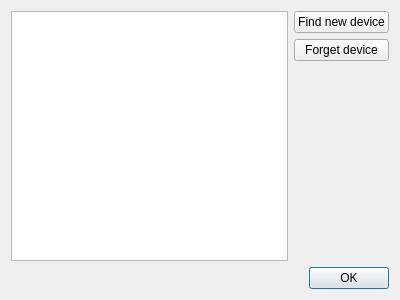
<?xml version="1.0" encoding="UTF-8"?>
<ui version="4.0">
 <class>DevicesConfigDialog</class>
 <widget class="QDialog" name="DevicesConfigDialog">
  <property name="windowModality">
   <enum>Qt::ApplicationModal</enum>
  </property>
  <property name="geometry">
   <rect>
    <x>0</x>
    <y>0</y>
    <width>400</width>
    <height>300</height>
   </rect>
  </property>
  <property name="windowTitle">
   <string>Manage removable devices</string>
  </property>
  <property name="modal">
   <bool>true</bool>
  </property>
  <layout class="QVBoxLayout" name="verticalLayout_2">
   <item>
    <layout class="QHBoxLayout" name="horizontalLayout">
     <item>
      <widget class="QListWidget" name="devicesList"/>
     </item>
     <item>
      <layout class="QVBoxLayout" name="verticalLayout">
       <item>
        <widget class="QPushButton" name="findNewDeviceButton">
         <property name="text">
          <string>Find new device</string>
         </property>
        </widget>
       </item>
       <item>
        <widget class="QPushButton" name="forgetDeviceButton">
         <property name="text">
          <string>Forget device</string>
         </property>
        </widget>
       </item>
       <item>
        <spacer name="verticalSpacer">
         <property name="orientation">
          <enum>Qt::Vertical</enum>
         </property>
         <property name="sizeHint" stdset="0">
          <size>
           <width>20</width>
           <height>40</height>
          </size>
         </property>
        </spacer>
       </item>
      </layout>
     </item>
    </layout>
   </item>
   <item>
    <widget class="QDialogButtonBox" name="buttonBox">
     <property name="orientation">
      <enum>Qt::Horizontal</enum>
     </property>
     <property name="standardButtons">
      <set>QDialogButtonBox::Ok</set>
     </property>
    </widget>
   </item>
  </layout>
 </widget>
 <resources/>
 <connections>
  <connection>
   <sender>buttonBox</sender>
   <signal>accepted()</signal>
   <receiver>DevicesConfigDialog</receiver>
   <slot>accept()</slot>
   <hints>
    <hint type="sourcelabel">
     <x>248</x>
     <y>254</y>
    </hint>
    <hint type="destinationlabel">
     <x>157</x>
     <y>274</y>
    </hint>
   </hints>
  </connection>
  <connection>
   <sender>buttonBox</sender>
   <signal>rejected()</signal>
   <receiver>DevicesConfigDialog</receiver>
   <slot>reject()</slot>
   <hints>
    <hint type="sourcelabel">
     <x>316</x>
     <y>260</y>
    </hint>
    <hint type="destinationlabel">
     <x>286</x>
     <y>274</y>
    </hint>
   </hints>
  </connection>
 </connections>
</ui>
